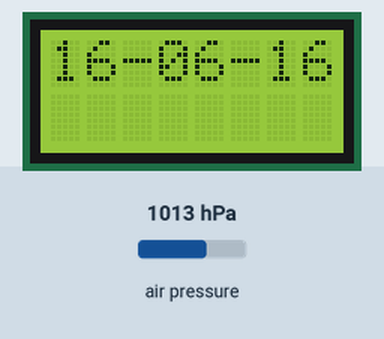
This sketch was run on a simulated Arduino Uno, built with avr-gcc and run on an emulated ATmega328P. On the bench: 8×2 character LCD. The inputs (shaded band) are chosen by the test bench; at power-on: air pressure 1013 hPa.

Above: at 1.1 s.
At 3.2 s:
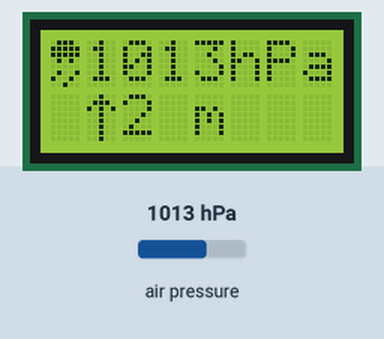
3.3 s: air pressure set to 952 hPa
At 4.5 s:
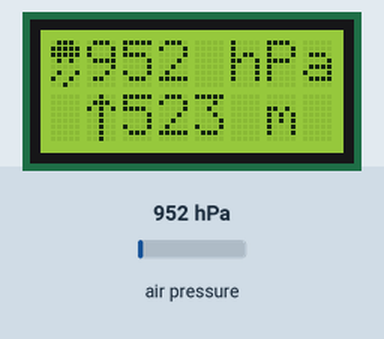
5.1 s: air pressure set to 975 hPa
At 5.5 s:
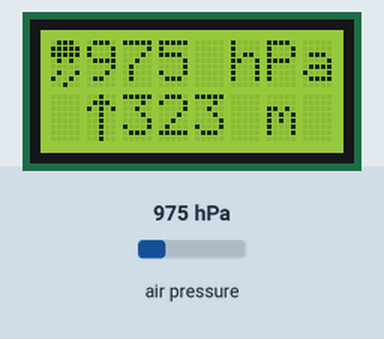
6.6 s: air pressure set to 1000 hPa
At 7.7 s:
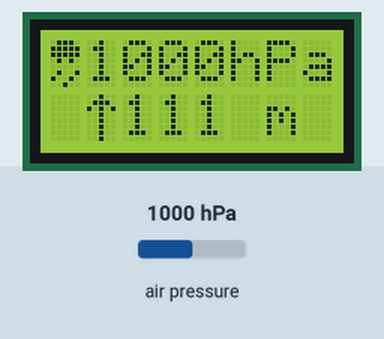
Timing chart, 0 to 9.6 s (numbered marks = the images above; inputs shaded):
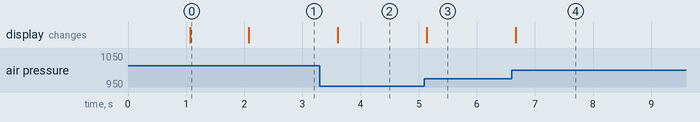

The sketch:

_16x2LCD_BMP180.ino
```cpp
#include <LiquidCrystal.h>
#include <Wire.h>
#include <Adafruit_BMP085.h>

// initialize the library with the numbers of the interface pins
LiquidCrystal lcd(12, 11, 5, 4, 3, 2);
Adafruit_BMP085 bmp;

byte strzalka[8] = {
  0b00100,
  0b01110,
  0b10101,
  0b00100,
  0b00100,
  0b00100,
  0b00100,
  0b00100
};

byte cisnienie[8] = {
  0b01110,
  0b11111,
  0b11111,
  0b01010,
  0b00000,
  0b01001,
  0b10010,
  0b00100
};

void setup() {
  Serial.begin(9600);
  if (!bmp.begin()) {
  Serial.println("Could not find a valid BMP085 sensor, check wiring!");
  while (1) {}
  }
  // set up the LCD's number of columns and rows:
  lcd.begin(8, 2);
  // Print a message to the LCD.
  lcd.print("Peterzig");
  delay(1000);
  lcd.clear();
  lcd.print("16-06-16");
  delay(1000);
  lcd.clear();
  lcd.createChar(1,cisnienie);
  lcd.createChar(2,strzalka);
}

void loop() {
  // Turn on the display:
  lcd.display();
    lcd.setCursor(0, 0);
    lcd.write(1);
    if(bmp.readPressure()<100000){
    lcd.print(bmp.readPressure()/100);
    lcd.println(" hPa ");
    }
    if(bmp.readPressure()==100000){
    lcd.print(bmp.readPressure()/100);
    lcd.println("hPa ");
    }
    if(bmp.readPressure()>100000){
    lcd.print(bmp.readPressure()/100);
    lcd.println("hPa ");
    }
    lcd.setCursor(1, 1);
    if(bmp.readAltitude()>100){
    lcd.write(2);
    lcd.print(bmp.readAltitude(),0);
    lcd.println(" m ");
    }
    if(bmp.readAltitude()==100){
    lcd.write(2);
    lcd.print(bmp.readAltitude(),0);
    lcd.println(" m ");
    }
    if(bmp.readAltitude()<100){
    lcd.write(2);
    lcd.print(bmp.readAltitude(),0);
    lcd.println(" m  ");
    }
    delay(500);
}
```

Measured:
- after the input at 3.3 s, the display: changes after 0.31 s (image 2)
- after the input at 5.1 s, the display: changes at once (image 3)
- after the input at 6.6 s, the display: changes after 0.07 s (image 4)
- what the display in image 0 shows lasts 1.0 s, from 1.1 s to 2.1 s
